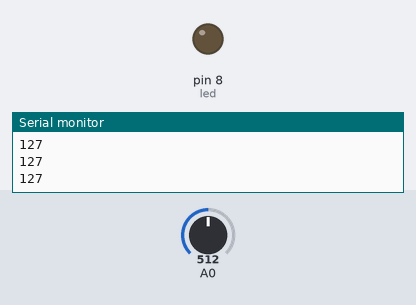
A sketch run on a simulated Arduino Uno, built with avr-gcc and run on an emulated ATmega328P. Parts: output pins drawn as LEDs (lit = HIGH), the last lines printed to the serial monitor. The test bench sets the inputs (shaded band); at power-on: A0 = 512.

Above: at 1.2 s.
1.3 s: A0 set to 525
At 2.5 s:
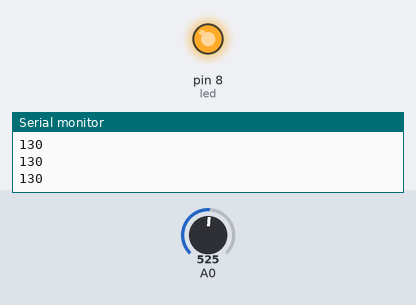
2.8 s: A0 set to 511
At 3.3 s:
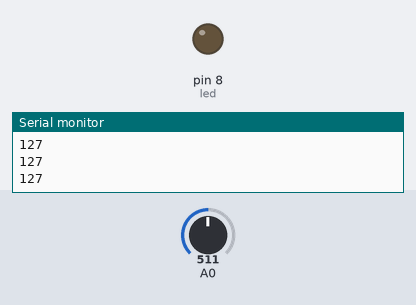
4.3 s: A0 set to 716
At 5.2 s:
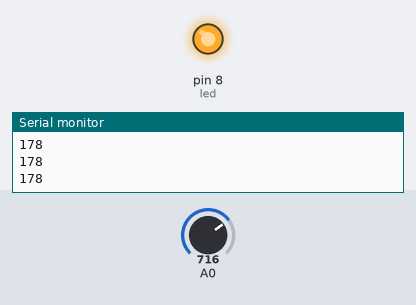
Timing chart, 0 to 7.3 s (numbered marks = the images above; inputs shaded):
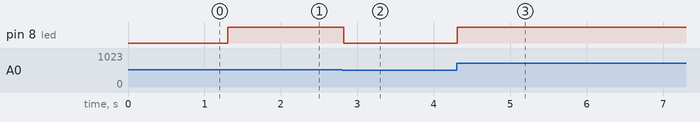

Measured:
- the behaviour switches between 514 and 515 on A0 (found by bisection; images 0 and 1)
- after the input at 1.3 s, pin 8 (led): LOW → HIGH at once
- after the input at 2.8 s, pin 8 (led): HIGH → LOW at once
- after the input at 4.3 s, pin 8 (led): LOW → HIGH at once

The sketch:

potentiometer-light-dimmer.ino
```cpp
int led = 8;
int a, b;
void setup() {
  // put your setup code here, to run once:

  pinMode(led, OUTPUT);
  Serial.begin(9600);
}

void loop() {
  a = analogRead(A0);
  b = map(a, 0, 1024, 0, 255);
  Serial.println(b);
  analogWrite(led, b);
  delay(30);
  // put your main code here, to run repeatedly:

}
```
